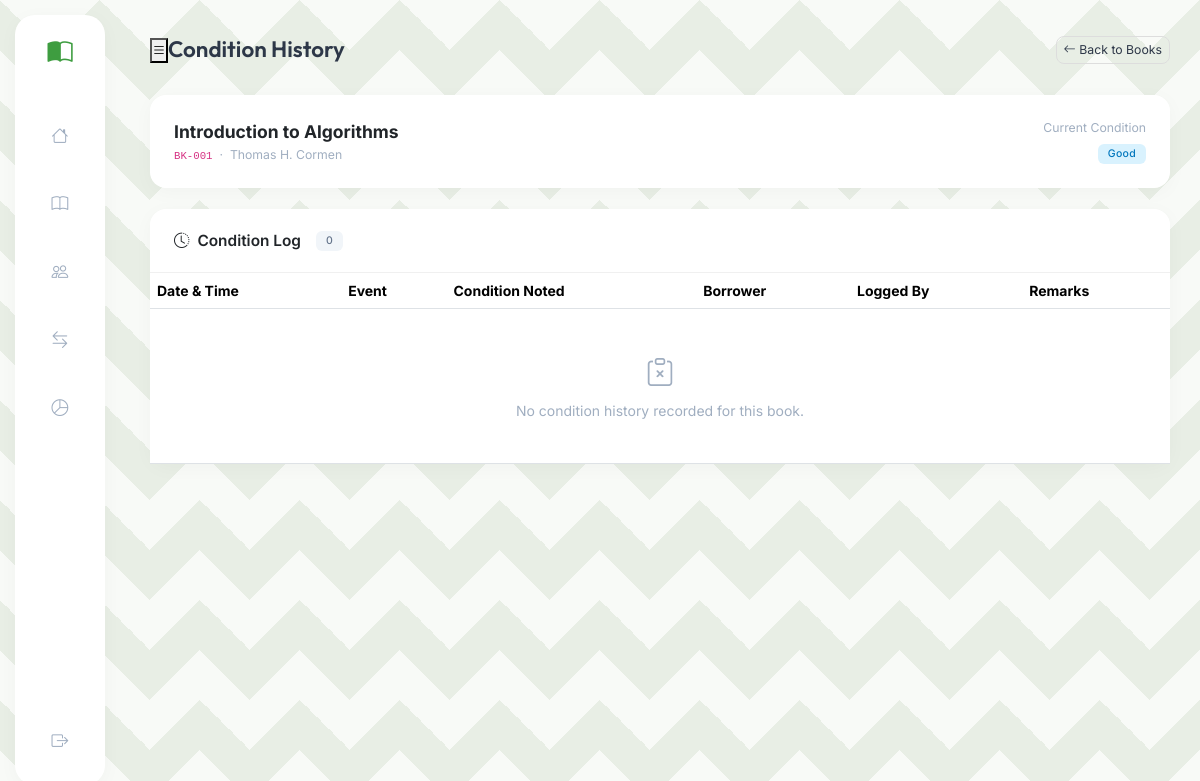
The page /modules/books/condition.php?id=1 (signed in) on the database its author committed.
### tables this page shows
CREATE TABLE IF NOT EXISTS books (
    id               INT UNSIGNED AUTO_INCREMENT PRIMARY KEY,
    book_id          VARCHAR(50)  NOT NULL UNIQUE,
    title            VARCHAR(255) NOT NULL,
    author           VARCHAR(150) NOT NULL,
    category         VARCHAR(100) NOT NULL,
    shelf_location   VARCHAR(60)  DEFAULT NULL,
    status           ENUM('Available','Borrowed','Missing') DEFAULT 'Available',
    condition_status ENUM('Good','Damaged') DEFAULT 'Good',
    total_copies     INT DEFAULT 1,
    available_copies INT DEFAULT 1,
    created_at       TIMESTAMP DEFAULT CURRENT_TIMESTAMP,
    INDEX idx_status(status), INDEX idx_category(category),
    FULLTEXT idx_search(title, author)
);

### modules/books/condition.php (the view, shortened to what this page needs)
<?php
$pdo = getDB();
$bookId = (int)($_GET['id'] ?? 0);
$bookStmt = $pdo->prepare("SELECT id, book_id, title, author, condition_status FROM books WHERE id=?");
$bookStmt->execute([$bookId]);
$book = $bookStmt->fetch();
$logStmt = $pdo->prepare(
    "SELECT
        bcl.id,
        bcl.event_type,
        bcl.condition_noted,
        bcl.remarks,
        bcl.created_at,
        br.record_id    AS borrow_record_id,
        bo.full_name    AS borrower_name,
        bo.borrower_id  AS borrower_code,
        u.full_name     AS noted_by_name
     FROM book_condition_log bcl
     LEFT JOIN borrow_records br ON bcl.record_id = br.id
     LEFT JOIN borrowers bo      ON br.borrower_id = bo.id
     LEFT JOIN users u           ON bcl.noted_by   = u.id
     WHERE bcl.book_id = ?
     ORDER BY bcl.created_at DESC"
);
$logStmt->execute([$bookId]);
$log = $logStmt->fetchAll();
require_once '../../includes/header.php';
require_once '../../includes/sidebar.php';
?>
<div id="main">
  <div class="topbar">
    <button class="sidebar-toggle"><i class="bi bi-list"></i></button>
    <span class="topbar-title">Condition History</span>
    <a href="index.php" class="btn btn-outline-secondary btn-sm ms-auto">
      <i class="bi bi-arrow-left me-1"></i>Back to Books
    </a>
  </div>
  <div class="page-content">
    <div class="card mb-4">
      <div class="card-body d-flex align-items-center gap-3 flex-wrap">
        <div>
          <div class="fw-bold fs-5"><?= sanitize($book['title']) ?></div>
          <div class="text-muted small">
            <code><?= sanitize($book['book_id']) ?></code>
            &nbsp;·&nbsp; <?= sanitize($book['author']) ?>
          </div>
        </div>
        <div class="ms-auto text-end">
          <div class="small text-muted mb-1">Current Condition</div>
          <?= badge($book['condition_status']) ?>
        </div>
      </div>
    </div>
    <div class="card">
      <div class="card-header">
        <i class="bi bi-clock-history"></i> Condition Log
        <span class="badge bg-secondary ms-2"><?= count($log) ?></span>
      </div>
      <div class="card-body p-0">
        <div class="table-responsive">
          <table class="table table-hover mb-0">
            <thead>
              <tr>
                <th>Date &amp; Time</th>
                <th>Event</th>
                <th>Condition Noted</th>
                <th>Borrower</th>
                <th>Logged By</th>
                <th>Remarks</th>
              </tr>
            </thead>
            <tbody>
            <?php if ($log): ?>
            <?php foreach ($log as $entry): ?>
            <tr>
              <td class="text-muted small" style="white-space:nowrap">
                <?= date('d M Y H:i', strtotime($entry['created_at'])) ?>
              </td>
              <td>
                <?php
                $evtClass = match($entry['event_type']) {
                    'Borrowed'           => 'bg-warning text-dark',
                    'Returned'           => 'bg-success',
                    'Manual Inspection'  => 'bg-info text-dark',
                    default              => 'bg-secondary',
                };
                ?>
                <span class="badge <?= $evtClass ?>"><?= sanitize($entry['event_type']) ?></span>
                <?php if ($entry['borrow_record_id']): ?>
                <span class="text-muted small ms-1"><code><?= sanitize($entry['borrow_record_id']) ?></code></span>
                <?php endif; ?>
              </td>
              <td><?= badge($entry['condition_noted']) ?></td>
              <td>
                <?php if ($entry['borrower_name']): ?>
                  <span class="fw-semibold"><?= sanitize($entry['borrower_name']) ?></span>
                  <span class="text-muted small d-block"><code><?= sanitize($entry['borrower_code']) ?></code></span>
                <?php else: ?>
                  <span class="text-muted">—</span>
                <?php endif; ?>
              </td>
              <td>
                <?= $entry['noted_by_name'] ? sanitize($entry['noted_by_name']) : '<span class="text-muted">System</span>' ?>
              </td>
              <td class="small text-muted">
                <?= $entry['remarks'] ? sanitize($entry['remarks']) : '—' ?>
              </td>
            </tr>
            <?php endforeach; ?>
            <?php else: ?>
            <tr>
              <td colspan="6" class="text-center text-muted py-5">
                <i class="bi bi-clipboard-x fs-2 d-block mb-2"></i>
                No condition history recorded for this book.
              </td>
            </tr>
            <?php endif; ?>
            </tbody>
          </table>
        </div>
      </div>
    </div>
  </div>
</div>
<?php require_once '../../includes/footer.php'; ?>

### includes/helpers.php (shortened to what this page needs)
<?php
function sanitize(string $v): string {
    return htmlspecialchars(strip_tags(trim($v)), ENT_QUOTES, 'UTF-8');
}
function badge(string $s): string {
    $m = [
        'Available'     => 'success',
        'Borrowed'      => 'warning text-dark',
        'Missing'       => 'danger',
        'All Issued'    => 'danger',
        'Not Available' => 'secondary',
        'Returned'     => 'success',
        'Not Returned' => 'warning text-dark',
        'Active'       => 'success',
        'Inactive'     => 'secondary',
        'Perfect'      => 'success',
        'Good'         => 'info text-dark',
        'Mildly Torn'  => 'warning text-dark',
        'Torn'         => 'orange text-dark',
        'Damaged'      => 'danger',
    ];
    $c = $m[$s] ?? 'secondary';
    return "<span class='badge bg-{$c}'>{$s}</span>";
}

### assets/css/style.css (style rules this page uses)
:root { --brand: #3e9d40; --brand-light: #52b554; --accent: #222222; --surface: #e8eee5; --card-bg: #ffffff; --border: #f0f0f0; --text: #2d3748; --text-muted: #a0aec0; --sidebar-w: 90px; --topbar-h: 70px; --radius: 16px; --shadow: 0 4px 20px rgba(0,0,0,0.03); --shadow-lg: 0 10px 40px rgba(0,0,0,0.06); font-size: 14px; }
*, *::before, *::after { box-sizing: border-box; margin: 0; padding: 0; }
body { font-family: 'Inter', sans-serif; color: var(--text); min-height: 100vh; display: flex; background-color: var(--surface); background-image: linear-gradient(135deg, rgba(255,255,255,0.7) 25%, transparent 25%), linear-gradient(225deg, rgba(255,255,255,0.7) 25%, transparent 25%), linear-gradient(45deg, rgba(255,255,255,0.7) 25%, transparent 25%), linear-gradient(315deg, rgba(255,255,255,0.7) 25%, transparent 25%); background-size: 100px 100px; background-position: 50px 0, 50px 0, 0 0, 0 0; background-attachment: fixed; }
#main { margin-left: calc(var(--sidebar-w) + 30px); width: calc(100% - var(--sidebar-w) - 30px); display: flex; flex-direction: column; }
.topbar { height: var(--topbar-h); padding: 0 30px; display: flex; align-items: center; margin-top: 15px; }
.topbar-title { font-family: 'Outfit', sans-serif; font-size: 1.6rem; font-weight: 600; color: var(--text); }
.page-content { padding: 10px 30px 40px; flex-grow: 1; }
.text-muted { color: var(--text-muted) !important; }
.card { border: none; border-radius: var(--radius); box-shadow: var(--shadow); background: var(--card-bg); margin-bottom: 24px; }
.card-header { background: none; border-bottom: 1px solid var(--border); font-weight: 600; font-size: 1.1rem; padding: 20px 24px; display: flex; align-items: center; gap: 8px; }
.card-body { padding: 24px; }
.btn-outline-secondary { border-color: #ddd; border-radius: 8px; color: var(--text); }
.badge { font-weight: 500; padding: 5px 10px; border-radius: 6px; letter-spacing: .3px; font-size: .75rem; }
.bg-info { background: rgba(3, 169, 244, 0.15) !important; color: #0277bd !important; }
.bg-secondary { background: #f1f5f9 !important; color: #64748b !important; }

### rows shown on the page
books: title "Introduction to Algorithms", book "BK-001", author "Thomas H. Cormen", condition_status "Good"

### other values the page prints
count($log) "0"
